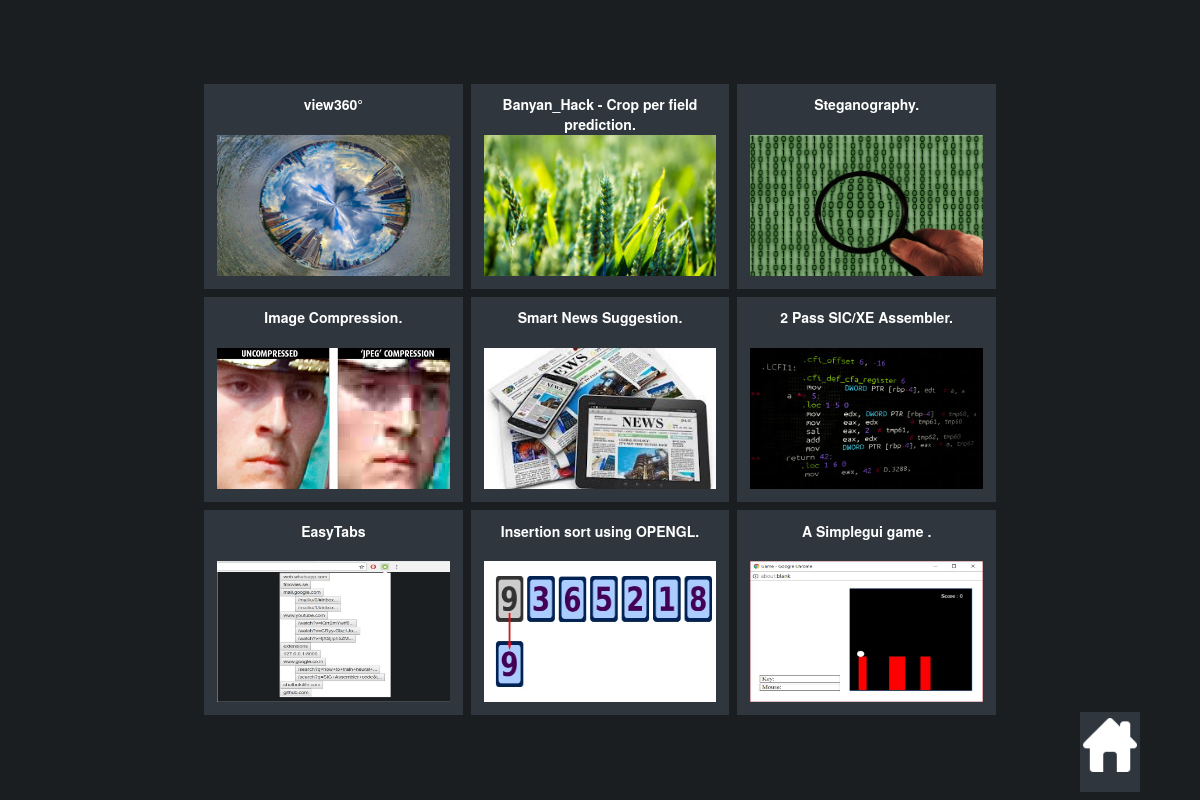
/projects/, run on the app's committed database.
### projects/models.py (models this page shows, shortened)
class Project(models.Model):
    title = models.CharField(max_length=50)
    description = models.TextField()
    link = models.TextField()
    img_src = models.TextField()

### projects/views.py (the view)
# urls.py: url(r'^', include('home.urls')),
def home(request):
    all_projects = Project.objects.all()
    num_projects = all_projects.count()
    return render(request, 'projects/projects.html', {'all_projects':all_projects, 'num_projects':num_projects})

### projects/templates/projects/projects.html (shortened to what this page needs)
{% extends "personal/header.html" %}
{% load staticfiles %}
{% block content %}
<div class="inner" id="inner">
  <div class="container" style=" width:100%; height:100%;">
    {% for project in all_projects %}
      {% if forloop.first %}
        <div class="row">
      {% endif %}
      <div class="col-md-4 col-xs-4" style="height:33.3% ;padding:0.5%;">
        <div class="project"  style="height:100%; background-color:#2f363d;">
          <div class="title" style="height:25%; width:100%; padding-top:4%;">
            <font color="WHITE">
              <b>
                {{ project.title }}
              </b>
            </font>
          </div>
          <div class="image" style="height:75%; width:100%; padding-bottom:5%">
            <img src="/static/projects/img/{{ project.img_src}} " style="height:100%; width:90%;"/>
          </div>
        </div>
      </div>
      {% if forloop.counter|divisibleby:3 %}</div><div class="row">{% endif %}
      {% if forloop.last %}</div>{% endif %}
    {% endfor %}
  </div>
</div>
<a href="/">
<div class="home-link" id="home-link" style="border:none; height:10%; width:5%; position:absolute; right:5%; bottom:1%; background-color:2f363d;">
  <img src="{% static 'personal/img/home.jpg' %}" style="max-height:90%; max-width:90%;" />
</div>
</a>
{% endblock %}

### home/templates/personal/header.html (shortened to what this page needs)
<!DOCTYPE html?
<html lang="en">
<head>
  {% load staticfiles %}
  <link rel="stylesheet" href="{% static 'personal/css/bootstrap.min.css' %}" type = "text/css"/>
</head>
<body>
  <div>
    {% block content %}
    {% endblock %}
  </div>
<body>
<html>

### projects/static/projects/css/custom.css (style rules this page uses)
.project { align-self: center; justify-content: center; text-align: center; }
.home-link { height:10%; width:5%; position:absolute; right:5%; bottom:1%; background-color:#2f363d; padding-top: 0.5%; align-self: center; justify-content: center; text-align: center; }
.inner { height:80vh; width:100vh; position:absolute; top:0; bottom:0; left:0; right:0; margin:auto; -webkit-animation-name: zoom_in; -webkit-animation-duration: 4s; animation-name: zoom_in; animation-duration: 1s; }

### home/templates/personal/header.html (style rules this page uses)
body { margin: 0; padding: 5%; overflow: hidden; height:100vh; width: 100vh; background-color:#1B1E21; }

### data on the page
Project: title "view360°", img_src (picture)
Project: title "Banyan_Hack - Crop per field prediction.", img_src (picture)
Project: title "Steganography.", img_src (picture)
Project: title "Image Compression.", img_src (picture)
Project: title "Smart News Suggestion.", img_src (picture)
Project: title "2 Pass SIC/XE Assembler.", img_src (picture)
Project: title "EasyTabs", img_src (picture)
Project: title "Insertion sort using OPENGL.", img_src (picture)
Project: title "A Simplegui game .", img_src (picture)
